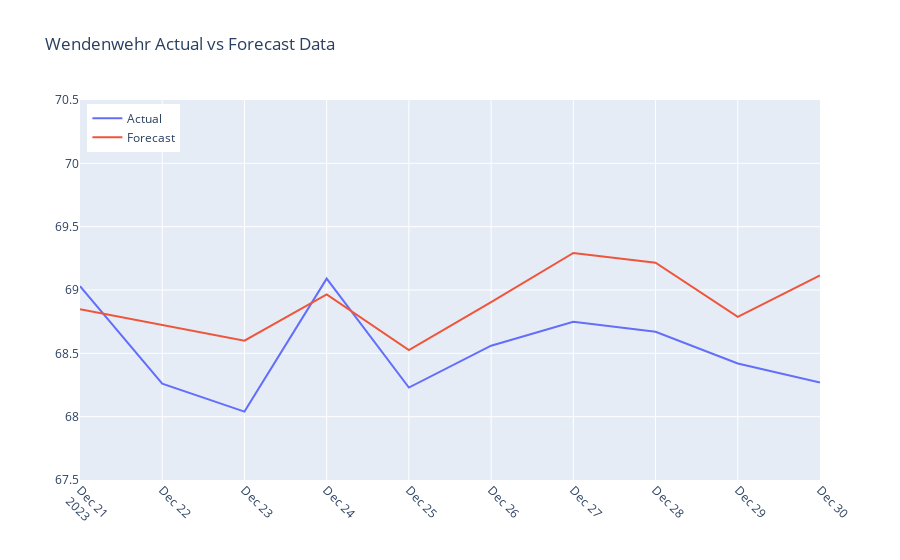

Notebook code cell kept with this figure:
### Code cell
import plotly.graph_objects as go
import numpy as np

fig = go.Figure()
fig.add_trace(go.Scatter(x=filtered_df["timestamp"], y=filtered_df["wendenwehr"], mode='lines', name='Actual'))
fig.add_trace(go.Scatter(x=filtered_df["timestamp"], y=wendenwehr, mode='lines', name='Forecast'))

y_min = np.floor(min(filtered_df["wendenwehr"].min(), wendenwehr.min()))
y_max = np.ceil(max(filtered_df["wendenwehr"].max(), wendenwehr.max()))

fig.update_layout(
    title="Wendenwehr Actual vs Forecast Data",
    xaxis=dict(
        tickangle=45
    ),
    yaxis=dict(
        range=[y_min - 0.5, y_max + 0.5],
        dtick=0.5
    ),
    legend=dict(
        yanchor="top",
        y=0.99,
        xanchor="left",
        x=0.01
    )
)

fig.show()

### Figure 1 — Plotly figure (JSON) as saved in the notebook; plotly's stock layout.template omitted (floating-point values rounded to 4 significant figures)
{"data": [{"mode": "lines", "name": "Actual", "type": "scatter", "x": ["2023-12-21T00:00:00", "2023-12-22T00:00:00", "2023-12-23T00:00:00", "2023-12-24T00:00:00", "2023-12-25T00:00:00", "2023-12-26T00:00:00", "2023-12-27T00:00:00", "2023-12-28T00:00:00", "2023-12-29T00:00:00", "2023-12-30T00:00:00"], "y": [69.03, 68.26, 68.04, 69.09, 68.23, 68.56, 68.75, 68.67, 68.42, 68.27]}, {"mode": "lines", "name": "Forecast", "type": "scatter", "x": ["2023-12-21T00:00:00", "2023-12-22T00:00:00", "2023-12-23T00:00:00", "2023-12-24T00:00:00", "2023-12-25T00:00:00", "2023-12-26T00:00:00", "2023-12-27T00:00:00", "2023-12-28T00:00:00", "2023-12-29T00:00:00", "2023-12-30T00:00:00"], "y": [68.85, 68.72, 68.6, 68.96, 68.52, 68.9, 69.29, 69.22, 68.79, 69.12]}], "layout": {"legend": {"x": 0.01, "xanchor": "left", "y": 0.99, "yanchor": "top"}, "title": {"text": "Wendenwehr Actual vs Forecast Data"}, "xaxis": {"tickangle": 45}, "yaxis": {"dtick": 0.5, "range": [67.5, 70.5]}}}
